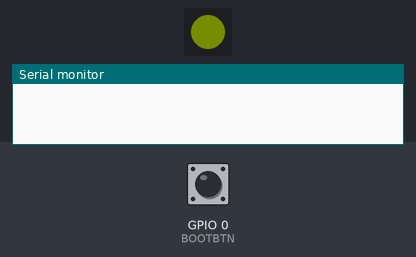
Bench run of a sketch on a simulated ESP32. On the bench: 1 RGB LEDs in strip order, left to right, the last lines printed to the serial monitor. The test bench sets the inputs (shaded band); at power-on: GPIO 0 (BOOTBTN) HIGH. Dim RGB values are drawn brighter than linear; random numbers use the default seed unless the sketch sets one.

Above: at 1.3 s.
1.4 s: GPIO 0 (BOOTBTN) pulled LOW for 0.15 s
At 2.3 s:
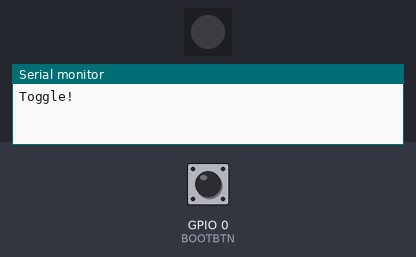
3.0 s: GPIO 0 (BOOTBTN) pulled LOW for 1 s
At 4.3 s:
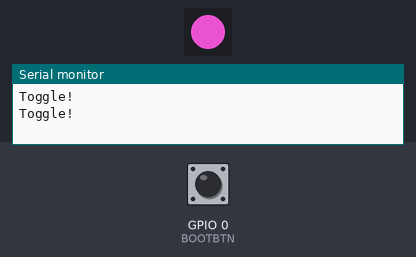
7.0 s: GPIO 0 (BOOTBTN) pulled LOW for 3.2 s
11.7 s: GPIO 0 (BOOTBTN) pulled LOW for 0.15 s
At 13.0 s:
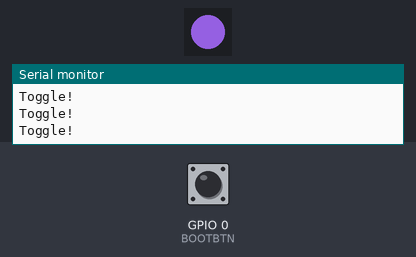
Timing chart, 0 to 33.4 s (numbered marks = the images above; inputs shaded):
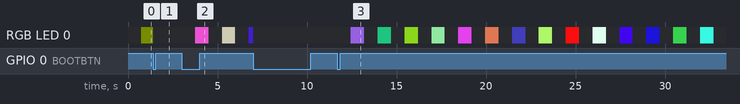

Measured:
- after the input at 3.0 s, RGB LED 0: off → RGB(192, 67, 171) after 0.75 s, → off 0.75 s later, → RGB(111, 110, 96) 0.75 s later, → off 0.75 s later, … (5 changes in this stretch)
- after the input at 11.7 s, RGB LED 0: off → RGB(109, 70, 165) after 0.75 s, → off 0.75 s later, → RGB(15, 94, 60) 0.75 s later, → off 0.75 s later, … (28 changes in this stretch)

The sketch:

blink-rgb-led.ino
```cpp
#include <Arduino.h>
#include <FastLED.h>

#define LED_FASTLED 48
#define BOOTBTN 0

#define NUMPIXELS 1
CRGB leds[NUMPIXELS];

const unsigned long period = 750;
unsigned long startMillis;

bool ledOn = true;
bool blinkOn = true;
bool lastButtonState = HIGH;

void setRandomColor() {
  leds[0] = CRGB(random(0, 256), random(0, 256), random(0, 256));
  FastLED.show();
}

void turnOffFastLED() {
  leds[0] = CRGB::Black;
  FastLED.show();
}

void handleBtn() {
  bool currentState = digitalRead(BOOTBTN);
  if (lastButtonState == HIGH && currentState == LOW) {
    Serial.println("Toggle!");
    blinkOn = !blinkOn;
  }
  lastButtonState = currentState;
}

void blink() {
  if (millis() - startMillis >= period) {
    startMillis = millis();

    if (ledOn) {
      setRandomColor();
    } else {
      turnOffFastLED();
    }

    ledOn = !ledOn;
  }
}

void setup() {
  Serial.begin(115200);
  pinMode(BOOTBTN, INPUT_PULLUP);

  FastLED.addLeds<WS2812, LED_FASTLED, GRB>(leds, NUMPIXELS);
  FastLED.clear();
  FastLED.show();

  randomSeed(analogRead(34));
  startMillis = millis();
}

void loop() {
  handleBtn();

  if (blinkOn) {
    blink();
  } else {
    turnOffFastLED();
  }
}
```
